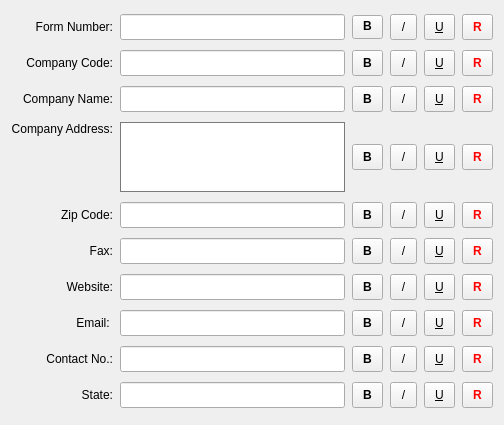
       <widget class="QWidget" name="scrollAreaWidgetContents_4">
        <property name="geometry">
         <rect>
          <x>0</x>
          <y>0</y>
          <width>504</width>
          <height>425</height>
         </rect>
        </property>
        <property name="styleSheet">
         <string notr="true"/>
        </property>
        <layout class="QGridLayout" name="gridLayout_2">
         <item row="0" column="0">
          <widget class="QWidget" name="widget_3" native="true">
           <property name="sizePolicy">
            <sizepolicy hsizetype="Ignored" vsizetype="Preferred">
             <horstretch>0</horstretch>
             <verstretch>0</verstretch>
            </sizepolicy>
           </property>
           <property name="contextMenuPolicy">
            <enum>Qt::NoContextMenu</enum>
           </property>
           <property name="acceptDrops">
            <bool>true</bool>
           </property>
           <property name="styleSheet">
            <string notr="true">font: 9pt &quot;MS Shell Dlg 2&quot;;



</string>
           </property>
           <layout class="QGridLayout" name="gridLayout_4">
            <property name="leftMargin">
             <number>0</number>
            </property>
            <property name="topMargin">
             <number>0</number>
            </property>
            <property name="rightMargin">
             <number>0</number>
            </property>
            <property name="bottomMargin">
             <number>0</number>
            </property>
            <property name="spacing">
             <number>7</number>
            </property>
            <item row="5" column="4">
             <widget class="QPushButton" name="pushButton_31">
              <property name="styleSheet">
               <string notr="true">padding:10px;
text-decoration: underline;
font: 75 8pt &quot;Arial&quot;;
padding-top:5px;
padding-bottom:5px;
</string>
              </property>
              <property name="text">
               <string>U</string>
              </property>
             </widget>
            </item>
            <item row="5" column="5">
             <widget class="QPushButton" name="pushButton_32">
              <property name="styleSheet">
               <string notr="true">padding:10px;
padding-top:5px;
padding-bottom:5px;
font-weight:bold;
color:red;</string>
              </property>
              <property name="text">
               <string>R</string>
              </property>
             </widget>
            </item>
            <item row="3" column="3">
             <widget class="QPushButton" name="pushButton_22">
              <property name="styleSheet">
               <string notr="true">padding:10px;

font: 8pt &quot;Arial&quot;;
padding-top:5px;
padding-bottom:5px;
</string>
              </property>
              <property name="text">
               <string>/</string>
              </property>
             </widget>
            </item>
            <item row="1" column="2">
             <widget class="QPushButton" name="pushButton_13">
              <property name="styleSheet">
               <string notr="true">padding:10px;
font: 75 8pt &quot;Arial&quot;;
padding-top:5px;
padding-bottom:5px;

font-weight:bold;</string>
              </property>
              <property name="text">
               <string>B</string>
              </property>
             </widget>
            </item>
            <item row="8" column="0">
             <widget class="QLabel" name="label_32">
              <property name="text">
               <string>Contact No.:</string>
              </property>
              <property name="alignment">
               <set>Qt::AlignRight|Qt::AlignTrailing|Qt::AlignVCenter</set>
              </property>
             </widget>
            </item>
            <item row="8" column="4">
             <widget class="QPushButton" name="pushButton_43">
              <property name="styleSheet">
               <string notr="true">padding:10px;
text-decoration: underline;
font: 75 8pt &quot;Arial&quot;;
padding-top:5px;
padding-bottom:5px;
</string>
              </property>
              <property name="text">
               <string>U</string>
              </property>
             </widget>
            </item>
            <item row="9" column="3">
             <widget class="QPushButton" name="pushButton_46">
              <property name="styleSheet">
               <string notr="true">padding:10px;

font: 8pt &quot;Arial&quot;;
padding-top:5px;
padding-bottom:5px;
</string>
              </property>
              <property name="text">
               <string>/</string>
              </property>
             </widget>
            </item>
            <item row="3" column="4">
             <widget class="QPushButton" name="pushButton_23">
              <property name="styleSheet">
               <string notr="true">padding:10px;
text-decoration: underline;
font: 75 8pt &quot;Arial&quot;;
padding-top:5px;
padding-bottom:5px;
</string>
              </property>
              <property name="text">
               <string>U</string>
              </property>
             </widget>
            </item>
            <item row="0" column="0">
             <widget class="QLabel" name="label_34">
              <property name="layoutDirection">
               <enum>Qt::LeftToRight</enum>
              </property>
              <property name="text">
               <string>Form Number:</string>
              </property>
              <property name="alignment">
               <set>Qt::AlignRight|Qt::AlignTrailing|Qt::AlignVCenter</set>
              </property>
             </widget>
            </item>
            <item row="2" column="5">
             <widget class="QPushButton" name="pushButton_20">
              <property name="styleSheet">
               <string notr="true">padding:10px;
padding-top:5px;
padding-bottom:5px;
font-weight:bold;
color:red;</string>
              </property>
              <property name="text">
               <string>R</string>
              </property>
             </widget>
            </item>
            <item row="6" column="3">
             <widget class="QPushButton" name="pushButton_34">
              <property name="styleSheet">
               <string notr="true">padding:10px;

font: 8pt &quot;Arial&quot;;
padding-top:5px;
padding-bottom:5px;
</string>
              </property>
              <property name="text">
               <string>/</string>
              </property>
             </widget>
            </item>
            <item row="3" column="1">
             <widget class="QTextEdit" name="textEdit">
              <property name="sizePolicy">
               <sizepolicy hsizetype="Fixed" vsizetype="Fixed">
                <horstretch>1</horstretch>
                <verstretch>4</verstretch>
               </sizepolicy>
              </property>
              <property name="maximumSize">
               <size>
                <width>260</width>
                <height>70</height>
               </size>
              </property>
              <property name="contextMenuPolicy">
               <enum>Qt::NoContextMenu</enum>
              </property>
              <property name="styleSheet">
               <string notr="true">border: 1px solid ;
border-color: rgb(122, 122, 122);</string>
              </property>
             </widget>
            </item>
            <item row="4" column="3">
             <widget class="QPushButton" name="pushButton_26">
              <property name="styleSheet">
               <string notr="true">padding:10px;

font: 8pt &quot;Arial&quot;;
padding-top:5px;
padding-bottom:5px;
</string>
              </property>
              <property name="text">
               <string>/</string>
              </property>
             </widget>
            </item>
            <item row="0" column="1">
             <widget class="QLineEdit" name="lineEdit_3">
              <property name="maximumSize">
               <size>
                <width>260</width>
                <height>16777215</height>
               </size>
              </property>
              <property name="contextMenuPolicy">
               <enum>Qt::NoContextMenu</enum>
              </property>
              <property name="acceptDrops">
               <bool>true</bool>
              </property>
              <property name="styleSheet">
               <string notr="true">padding:4px;
</string>
              </property>
              <property name="readOnly">
               <bool>false</bool>
              </property>
             </widget>
            </item>
            <item row="1" column="4">
             <widget class="QPushButton" name="pushButton_15">
              <property name="styleSheet">
               <string notr="true">padding:10px;
text-decoration: underline;
font: 75 8pt &quot;Arial&quot;;
padding-top:5px;
padding-bottom:5px;
</string>
              </property>
              <property name="text">
               <string>U</string>
              </property>
             </widget>
            </item>
            <item row="8" column="2">
             <widget class="QPushButton" name="pushButton_41">
              <property name="styleSheet">
               <string notr="true">padding:10px;
font: 75 8pt &quot;Arial&quot;;
padding-top:5px;
padding-bottom:5px;
font-weight:bold;
</string>
              </property>
              <property name="text">
               <string>B</string>
              </property>
             </widget>
            </item>
            <item row="0" column="4">
             <widget class="QPushButton" name="pushButton_11">
              <property name="styleSheet">
               <string notr="true">padding:10px;
text-decoration: underline;
font: 75 8pt &quot;Arial&quot;;
padding-top:5px;
padding-bottom:5px;
</string>
              </property>
              <property name="text">
               <string>U</string>
              </property>
             </widget>
            </item>
            <item row="0" column="3">
             <widget class="QPushButton" name="pushButton_10">
              <property name="styleSheet">
               <string notr="true">padding:10px;

font: 8pt &quot;Arial&quot;;
padding-top:5px;
padding-bottom:5px;
</string>
              </property>
              <property name="text">
               <string>/</string>
              </property>
             </widget>
            </item>
            <item row="5" column="0">
             <widget class="QLabel" name="label_29">
              <property name="text">
               <string>Fax:</string>
              </property>
              <property name="alignment">
               <set>Qt::AlignRight|Qt::AlignTrailing|Qt::AlignVCenter</set>
              </property>
             </widget>
            </item>
            <item row="7" column="0">
             <widget class="QLabel" name="label_33">
              <property name="text">
               <string>Email: </string>
              </property>
              <property name="alignment">
               <set>Qt::AlignRight|Qt::AlignTrailing|Qt::AlignVCenter</set>
              </property>
             </widget>
            </item>
            <item row="0" column="5">
             <widget class="QPushButton" name="pushButton_12">
              <property name="styleSheet">
               <string notr="true">padding:10px;
padding-top:5px;
padding-bottom:5px;
font-weight:bold;
color:red;
</string>
              </property>
              <property name="text">
               <string>R</string>
              </property>
             </widget>
            </item>
            <item row="7" column="3">
             <widget class="QPushButton" name="pushButton_38">
              <property name="styleSheet">
               <string notr="true">padding:10px;

font: 8pt &quot;Arial&quot;;
padding-top:5px;
padding-bottom:5px;
</string>
              </property>
              <property name="text">
               <string>/</string>
              </property>
             </widget>
            </item>
            <item row="1" column="1">
             <widget class="QLineEdit" name="lineEdit_4">
              <property name="maximumSize">
               <size>
                <width>260</width>
                <height>16777215</height>
               </size>
              </property>
              <property name="contextMenuPolicy">
               <enum>Qt::NoContextMenu</enum>
              </property>
              <property name="styleSheet">
               <string notr="true">padding:4px;</string>
              </property>
             </widget>
            </item>
            <item row="4" column="5">
             <widget class="QPushButton" name="pushButton_28">
              <property name="styleSheet">
               <string notr="true">padding:10px;
padding-top:5px;
padding-bottom:5px;
font-weight:bold;
color:red;</string>
              </property>
              <property name="text">
               <string>R</string>
              </property>
             </widget>
            </item>
            <item row="7" column="2">
             <widget class="QPushButton" name="pushButton_37">
              <property name="styleSheet">
               <string notr="true">padding:10px;
font: 75 8pt &quot;Arial&quot;;
padding-top:5px;
padding-bottom:5px;
font-weight:bold;</string>
              </property>
              <property name="text">
               <string>B</string>
              </property>
             </widget>
            </item>
            <item row="6" column="0">
             <widget class="QLabel" name="label_27">
              <property name="text">
               <string>Website:</string>
              </property>
              <property name="alignment">
               <set>Qt::AlignRight|Qt::AlignTrailing|Qt::AlignVCenter</set>
              </property>
             </widget>
            </item>
            <item row="0" column="2">
             <widget class="QPushButton" name="pushButton_9">
              <property name="styleSheet">
               <string notr="true">
padding:10px;
font: 75 8pt &quot;Arial&quot;;
padding-top:3px;
padding-bottom:5px;
font-weight:bold;</string>
              </property>
              <property name="text">
               <string>B</string>
              </property>
             </widget>
            </item>
            <item row="6" column="4">
             <widget class="QPushButton" name="pushButton_35">
              <property name="styleSheet">
               <string notr="true">padding:10px;
text-decoration: underline;
font: 75 8pt &quot;Arial&quot;;
padding-top:5px;
padding-bottom:5px;
</string>
              </property>
              <property name="text">
               <string>U</string>
              </property>
             </widget>
            </item>
            <item row="7" column="1">
             <widget class="QLineEdit" name="lineEdit_9">
              <property name="sizePolicy">
               <sizepolicy hsizetype="Expanding" vsizetype="Fixed">
                <horstretch>0</horstretch>
                <verstretch>0</verstretch>
               </sizepolicy>
              </property>
              <property name="maximumSize">
               <size>
                <width>260</width>
                <height>16777215</height>
               </size>
              </property>
              <property name="contextMenuPolicy">
               <enum>Qt::NoContextMenu</enum>
              </property>
              <property name="styleSheet">
               <string notr="true">padding:4px;</string>
              </property>
             </widget>
            </item>
            <item row="2" column="0">
             <widget class="QLabel" name="label_26">
              <property name="text">
               <string>Company Name:</string>
              </property>
              <property name="alignment">
               <set>Qt::AlignRight|Qt::AlignTrailing|Qt::AlignVCenter</set>
              </property>
             </widget>
            </item>
            <item row="5" column="1">
             <widget class="QLineEdit" name="lineEdit_7">
              <property name="sizePolicy">
               <sizepolicy hsizetype="Expanding" vsizetype="Fixed">
                <horstretch>0</horstretch>
                <verstretch>0</verstretch>
               </sizepolicy>
              </property>
              <property name="maximumSize">
               <size>
                <width>260</width>
                <height>16777215</height>
               </size>
              </property>
              <property name="contextMenuPolicy">
               <enum>Qt::NoContextMenu</enum>
              </property>
              <property name="styleSheet">
               <string notr="true">padding:4px;</string>
              </property>
             </widget>
            </item>
            <item row="8" column="5">
             <widget class="QPushButton" name="pushButton_44">
              <property name="styleSheet">
               <string notr="true">padding:10px;
padding-top:5px;
padding-bottom:5px;
font-weight:bold;
color:red;</string>
              </property>
              <property name="text">
               <string>R</string>
              </property>
             </widget>
            </item>
            <item row="4" column="4">
             <widget class="QPushButton" name="pushButton_27">
              <property name="styleSheet">
               <string notr="true">padding:10px;
text-decoration: underline;
font: 75 8pt &quot;Arial&quot;;
padding-top:5px;
padding-bottom:5px;
</string>
              </property>
              <property name="text">
               <string>U</string>
              </property>
             </widget>
            </item>
            <item row="8" column="3">
             <widget class="QPushButton" name="pushButton_42">
              <property name="styleSheet">
               <string notr="true">padding:10px;

font: 8pt &quot;Arial&quot;;
padding-top:5px;
padding-bottom:5px;
</string>
              </property>
              <property name="text">
               <string>/</string>
              </property>
             </widget>
            </item>
            <item row="3" column="2">
             <widget class="QPushButton" name="pushButton_21">
              <property name="styleSheet">
               <string notr="true">padding:10px;
font: 75 8pt &quot;Arial&quot;;
padding-top:5px;
padding-bottom:5px;
font-weight:bold;
</string>
              </property>
              <property name="text">
               <string>B</string>
              </property>
             </widget>
            </item>
            <item row="6" column="5">
             <widget class="QPushButton" name="pushButton_36">
              <property name="styleSheet">
               <string notr="true">padding:10px;
padding-top:5px;
padding-bottom:5px;
font-weight:bold;
color:red;</string>
              </property>
              <property name="text">
               <string>R</string>
              </property>
             </widget>
            </item>
            <item row="1" column="3">
             <widget class="QPushButton" name="pushButton_14">
              <property name="styleSheet">
               <string notr="true">padding:10px;

font: 8pt &quot;Arial&quot;;
padding-top:5px;
padding-bottom:5px;
</string>
              </property>
              <property name="text">
               <string>/</string>
              </property>
             </widget>
            </item>
            <item row="4" column="0">
             <widget class="QLabel" name="label_24">
              <property name="text">
               <string>Zip Code:</string>
              </property>
              <property name="alignment">
               <set>Qt::AlignRight|Qt::AlignTrailing|Qt::AlignVCenter</set>
              </property>
             </widget>
            </item>
            <item row="9" column="5">
             <widget class="QPushButton" name="pushButton_48">
              <property name="styleSheet">
               <string notr="true">padding:10px;
padding-top:5px;
padding-bottom:5px;
font-weight:bold;
color:red;</string>
              </property>
              <property name="text">
               <string>R</string>
              </property>
             </widget>
            </item>
            <item row="5" column="2">
             <widget class="QPushButton" name="pushButton_29">
              <property name="styleSheet">
               <string notr="true">padding:10px;
font: 75 8pt &quot;Arial&quot;;
padding-top:5px;
padding-bottom:5px;
font-weight:bold;
</string>
              </property>
              <property name="text">
               <string>B</string>
              </property>
             </widget>
            </item>
            <item row="9" column="1">
             <widget class="QLineEdit" name="lineEdit_11">
              <property name="sizePolicy">
               <sizepolicy hsizetype="Expanding" vsizetype="Fixed">
                <horstretch>0</horstretch>
                <verstretch>0</verstretch>
               </sizepolicy>
              </property>
              <property name="maximumSize">
               <size>
                <width>260</width>
                <height>16777215</height>
               </size>
              </property>
              <property name="contextMenuPolicy">
               <enum>Qt::NoContextMenu</enum>
              </property>
              <property name="styleSheet">
               <string notr="true">padding:4px;</string>
              </property>
             </widget>
            </item>
            <item row="4" column="1">
             <widget class="QLineEdit" name="lineEdit_6">
              <property name="sizePolicy">
               <sizepolicy hsizetype="Expanding" vsizetype="Fixed">
                <horstretch>0</horstretch>
                <verstretch>0</verstretch>
               </sizepolicy>
              </property>
              <property name="maximumSize">
               <size>
                <width>260</width>
                <height>16777215</height>
               </size>
              </property>
              <property name="contextMenuPolicy">
               <enum>Qt::NoContextMenu</enum>
              </property>
              <property name="styleSheet">
               <string notr="true">padding:4px;</string>
              </property>
             </widget>
            </item>
            <item row="9" column="2">
             <widget class="QPushButton" name="pushButton_45">
              <property name="styleSheet">
               <string notr="true">padding:10px;
font: 75 8pt &quot;Arial&quot;;
padding-top:5px;
padding-bottom:5px;
font-weight:bold;</string>
              </property>
              <property name="text">
               <string>B</string>
              </property>
             </widget>
            </item>
            <item row="8" column="1">
             <widget class="QLineEdit" name="lineEdit_10">
              <property name="sizePolicy">
               <sizepolicy hsizetype="Expanding" vsizetype="Fixed">
                <horstretch>0</horstretch>
                <verstretch>0</verstretch>
               </sizepolicy>
              </property>
              <property name="maximumSize">
               <size>
                <width>260</width>
                <height>16777215</height>
               </size>
              </property>
              <property name="contextMenuPolicy">
               <enum>Qt::NoContextMenu</enum>
              </property>
              <property name="styleSheet">
               <string notr="true">padding:4px;</string>
              </property>
             </widget>
            </item>
            <item row="6" column="2">
             <widget class="QPushButton" name="pushButton_33">
              <property name="styleSheet">
               <string notr="true">padding:10px;
font: 75 8pt &quot;Arial&quot;;
padding-top:5px;
padding-bottom:5px;
font-weight:bold;</string>
              </property>
              <property name="text">
               <string>B</string>
              </property>
             </widget>
            </item>
            <item row="3" column="0" alignment="Qt::AlignTop">
             <widget class="QLabel" name="label_23">
              <property name="text">
               <string>Company Address:</string>
              </property>
              <property name="alignment">
               <set>Qt::AlignRight|Qt::AlignTrailing|Qt::AlignVCenter</set>
              </property>
             </widget>
            </item>
            <item row="2" column="3">
             <widget class="QPushButton" name="pushButton_18">
              <property name="styleSheet">
               <string notr="true">padding:10px;

font: 8pt &quot;Arial&quot;;
padding-top:5px;
padding-bottom:5px;
</string>
              </property>
              <property name="text">
               <string>/</string>
              </property>
             </widget>
            </item>
            <item row="7" column="5">
             <widget class="QPushButton" name="pushButton_40">
              <property name="styleSheet">
               <string notr="true">padding:10px;
padding-top:5px;
padding-bottom:5px;
font-weight:bold;
color:red;</string>
              </property>
              <property name="text">
               <string>R</string>
              </property>
             </widget>
            </item>
            <item row="2" column="4">
             <widget class="QPushButton" name="pushButton_19">
              <property name="styleSheet">
               <string notr="true">padding:10px;
text-decoration: underline;
font: 75 8pt &quot;Arial&quot;;
padding-top:5px;
padding-bottom:5px;
</string>
              </property>
              <property name="text">
               <string>U</string>
              </property>
             </widget>
            </item>
            <item row="2" column="1">
             <widget class="QLineEdit" name="lineEdit_5">
              <property name="maximumSize">
               <size>
                <width>260</width>
                <height>16777215</height>
               </size>
              </property>
              <property name="contextMenuPolicy">
               <enum>Qt::NoContextMenu</enum>
              </property>
              <property name="styleSheet">
               <string notr="true">padding:4px;</string>
              </property>
             </widget>
            </item>
            <item row="4" column="2">
             <widget class="QPushButton" name="pushButton_25">
              <property name="styleSheet">
               <string notr="true">padding:10px;
font: 75 8pt &quot;Arial&quot;;
padding-top:5px;
padding-bottom:5px;
font-weight:bold;
</string>
              </property>
              <property name="text">
               <string>B</string>
              </property>
             </widget>
            </item>
            <item row="5" column="3">
             <widget class="QPushButton" name="pushButton_30">
              <property name="styleSheet">
               <string notr="true">padding:10px;

font: 8pt &quot;Arial&quot;;
padding-top:5px;
padding-bottom:5px;
</string>
              </property>
              <property name="text">
               <string>/</string>
              </property>
             </widget>
            </item>
            <item row="3" column="5">
             <widget class="QPushButton" name="pushButton_24">
              <property name="styleSheet">
               <string notr="true">padding:10px;
padding-top:5px;
padding-bottom:5px;
font-weight:bold;
color:red;</string>
              </property>
              <property name="text">
               <string>R</string>
              </property>
             </widget>
            </item>
            <item row="1" column="5">
             <widget class="QPushButton" name="pushButton_16">
              <property name="styleSheet">
               <string notr="true">padding:10px;
padding-top:5px;
padding-bottom:5px;
font-weight:bold;
color:red;
</string>
              </property>
              <property name="text">
               <string>R</string>
              </property>
             </widget>
            </item>
            <item row="6" column="1">
             <widget class="QLineEdit" name="lineEdit_8">
              <property name="sizePolicy">
               <sizepolicy hsizetype="Expanding" vsizetype="Fixed">
                <horstretch>0</horstretch>
                <verstretch>0</verstretch>
               </sizepolicy>
              </property>
              <property name="maximumSize">
               <size>
                <width>260</width>
                <height>16777215</height>
               </size>
              </property>
              <property name="contextMenuPolicy">
               <enum>Qt::NoContextMenu</enum>
              </property>
              <property name="styleSheet">
               <string notr="true">padding:4px;</string>
              </property>
             </widget>
            </item>
            <item row="1" column="0">
             <widget class="QLabel" name="label_25">
              <property name="text">
               <string>Company Code:</string>
              </property>
              <property name="alignment">
               <set>Qt::AlignRight|Qt::AlignTrailing|Qt::AlignVCenter</set>
              </property>
             </widget>
            </item>
            <item row="9" column="4">
             <widget class="QPushButton" name="pushButton_47">
              <property name="styleSheet">
               <string notr="true">padding:10px;
text-decoration: underline;
font: 75 8pt &quot;Arial&quot;;
padding-top:5px;
padding-bottom:5px;
</string>
              </property>
              <property name="text">
               <string>U</string>
              </property>
             </widget>
            </item>
            <item row="9" column="0">
             <widget class="QLabel" name="label_20">
              <property name="text">
               <string>State:</string>
              </property>
              <property name="alignment">
               <set>Qt::AlignRight|Qt::AlignTrailing|Qt::AlignVCenter</set>
              </property>
             </widget>
            </item>
            <item row="7" column="4">
             <widget class="QPushButton" name="pushButton_39">
              <property name="styleSheet">
               <string notr="true">padding:10px;
text-decoration: underline;
font: 75 8pt &quot;Arial&quot;;
padding-top:5px;
padding-bottom:5px;
</string>
              </property>
              <property name="text">
               <string>U</string>
              </property>
             </widget>
            </item>
            <item row="2" column="2">
             <widget class="QPushButton" name="pushButton_17">
              <property name="styleSheet">
               <string notr="true">padding:10px;
font: 75 8pt &quot;Arial&quot;;
padding-top:5px;
padding-bottom:5px;
font-weight:bold;</string>
              </property>
              <property name="text">
               <string>B</string>
              </property>
             </widget>
            </item>
           </layout>
          </widget>
         </item>
        </layout>
       </widget>
